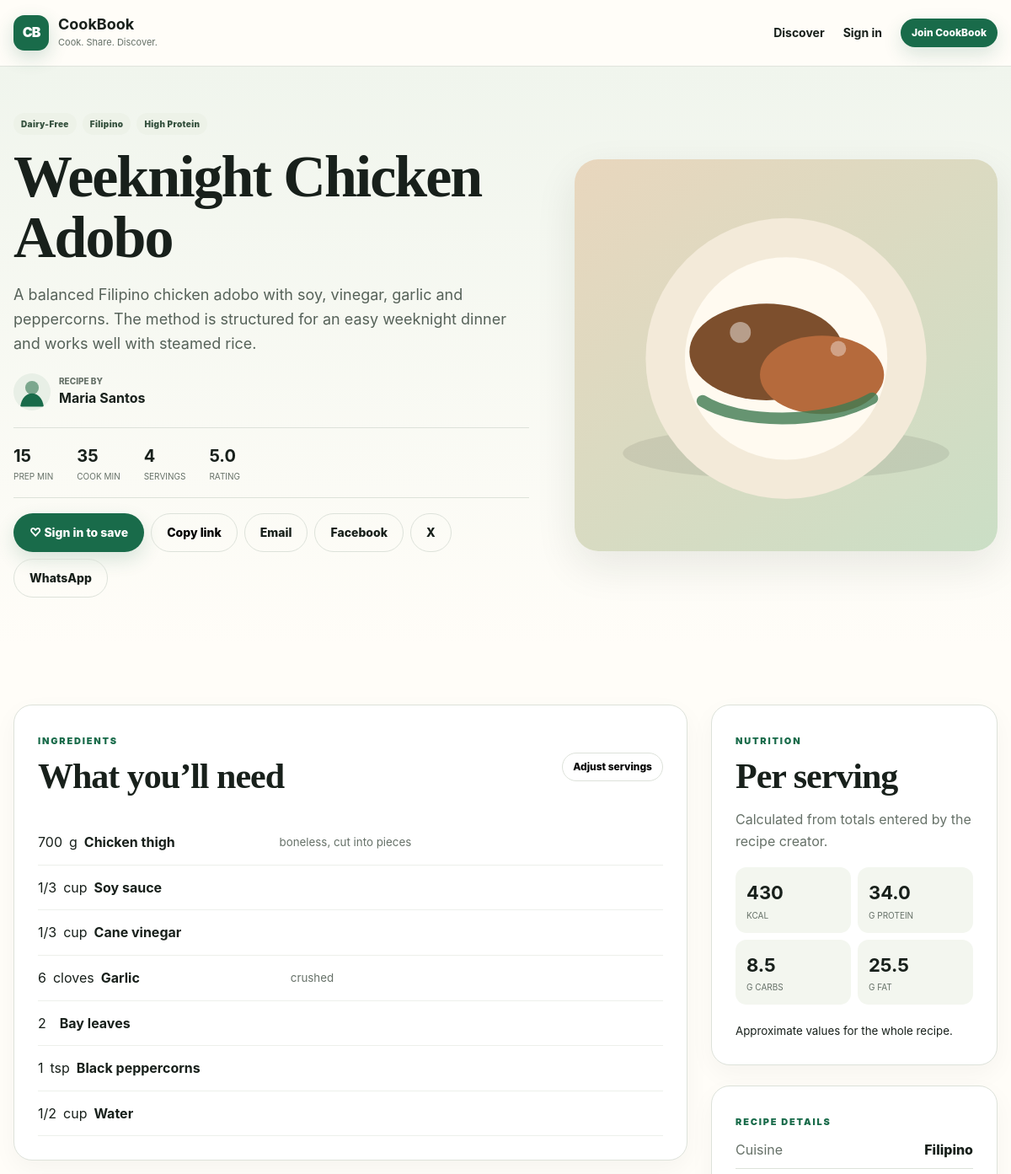
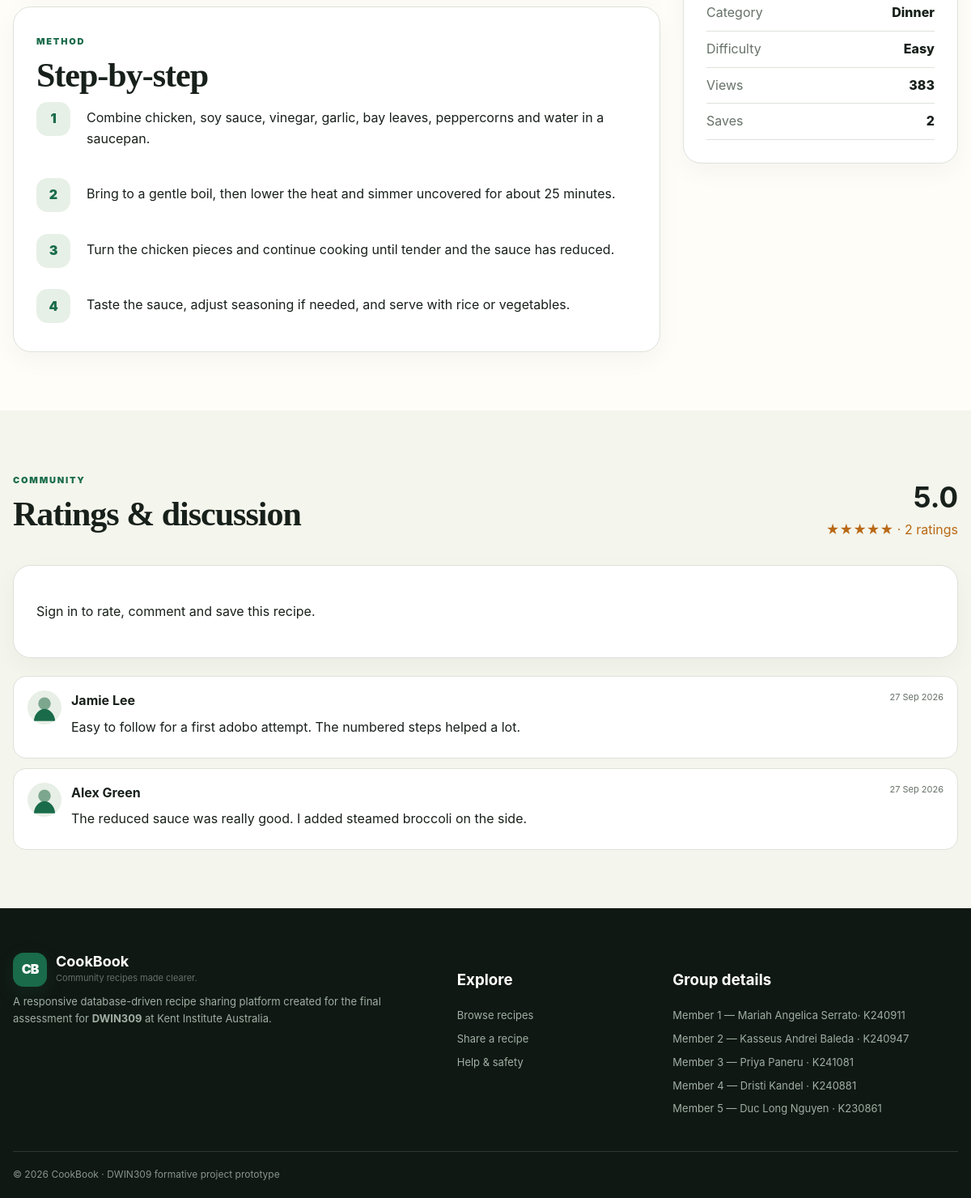
/recipe.php?id=1, run on the app's committed database (2 pictures, top to bottom).
### tables this page shows
CREATE TABLE recipes (
    id INT UNSIGNED AUTO_INCREMENT PRIMARY KEY,
    author_id INT UNSIGNED NOT NULL,
    title VARCHAR(150) NOT NULL,
    slug VARCHAR(190) NOT NULL UNIQUE,
    description TEXT NOT NULL,
    cuisine VARCHAR(80) NOT NULL,
    category VARCHAR(80) NOT NULL,
    difficulty ENUM('Easy','Medium','Hard') NOT NULL DEFAULT 'Easy',
    prep_minutes SMALLINT UNSIGNED NOT NULL DEFAULT 0,
    cook_minutes SMALLINT UNSIGNED NOT NULL DEFAULT 0,
    servings SMALLINT UNSIGNED NOT NULL DEFAULT 1,
    cover_image VARCHAR(255) NULL,
    video_url VARCHAR(500) NULL,
    status ENUM('pending','approved','rejected') NOT NULL DEFAULT 'pending',
    is_sponsored TINYINT(1) NOT NULL DEFAULT 0,
    is_premium TINYINT(1) NOT NULL DEFAULT 0,
    views INT UNSIGNED NOT NULL DEFAULT 0,
    published_at DATETIME NULL,
    created_at TIMESTAMP NOT NULL DEFAULT CURRENT_TIMESTAMP,
    updated_at TIMESTAMP NOT NULL DEFAULT CURRENT_TIMESTAMP ON UPDATE CURRENT_TIMESTAMP,
    CONSTRAINT fk_recipes_author FOREIGN KEY (author_id) REFERENCES users(id) ON DELETE CASCADE,
    INDEX idx_recipes_status_publish (status, published_at),
    INDEX idx_recipes_discovery (cuisine, category, difficulty),
    FULLTEXT INDEX ft_recipe_text (title, description)
);

CREATE TABLE users (
    id INT UNSIGNED AUTO_INCREMENT PRIMARY KEY,
    email VARCHAR(190) NOT NULL UNIQUE,
    display_name VARCHAR(80) NOT NULL,
    password_hash VARCHAR(255) NOT NULL,
    role ENUM('user','admin') NOT NULL DEFAULT 'user',
    bio VARCHAR(500) NULL,
    profile_image VARCHAR(255) NULL,
    dietary_preferences VARCHAR(255) NULL,
    is_active TINYINT(1) NOT NULL DEFAULT 1,
    created_at TIMESTAMP NOT NULL DEFAULT CURRENT_TIMESTAMP,
    updated_at TIMESTAMP NOT NULL DEFAULT CURRENT_TIMESTAMP ON UPDATE CURRENT_TIMESTAMP,
    INDEX idx_users_role_active (role, is_active)
);

CREATE TABLE ingredients (
    id INT UNSIGNED AUTO_INCREMENT PRIMARY KEY,
    recipe_id INT UNSIGNED NOT NULL,
    name VARCHAR(120) NOT NULL,
    quantity VARCHAR(30) NULL,
    unit VARCHAR(40) NULL,
    notes VARCHAR(180) NULL,
    image_path VARCHAR(255) NULL,
    sort_order SMALLINT UNSIGNED NOT NULL DEFAULT 0,
    CONSTRAINT fk_ingredients_recipe FOREIGN KEY (recipe_id) REFERENCES recipes(id) ON DELETE CASCADE,
    INDEX idx_ingredient_name (name),
    INDEX idx_ingredient_recipe (recipe_id, sort_order)
);

CREATE TABLE recipe_steps (
    id INT UNSIGNED AUTO_INCREMENT PRIMARY KEY,
    recipe_id INT UNSIGNED NOT NULL,
    step_number SMALLINT UNSIGNED NOT NULL,
    instruction TEXT NOT NULL,
    image_path VARCHAR(255) NULL,
    CONSTRAINT fk_steps_recipe FOREIGN KEY (recipe_id) REFERENCES recipes(id) ON DELETE CASCADE,
    UNIQUE KEY uq_recipe_step (recipe_id, step_number)
);

CREATE TABLE nutrition (
    recipe_id INT UNSIGNED PRIMARY KEY,
    calories_total DECIMAL(10,1) NOT NULL DEFAULT 0,
    protein_g_total DECIMAL(10,1) NOT NULL DEFAULT 0,
    carbs_g_total DECIMAL(10,1) NOT NULL DEFAULT 0,
    fat_g_total DECIMAL(10,1) NOT NULL DEFAULT 0,
    fibre_g_total DECIMAL(10,1) NOT NULL DEFAULT 0,
    sodium_mg_total DECIMAL(10,1) NOT NULL DEFAULT 0,
    notes VARCHAR(255) NULL,
    CONSTRAINT fk_nutrition_recipe FOREIGN KEY (recipe_id) REFERENCES recipes(id) ON DELETE CASCADE
);

CREATE TABLE comments (
    id INT UNSIGNED AUTO_INCREMENT PRIMARY KEY,
    user_id INT UNSIGNED NOT NULL,
    recipe_id INT UNSIGNED NOT NULL,
    body VARCHAR(1000) NOT NULL,
    status ENUM('approved','hidden') NOT NULL DEFAULT 'approved',
    created_at TIMESTAMP NOT NULL DEFAULT CURRENT_TIMESTAMP,
    CONSTRAINT fk_comments_user FOREIGN KEY (user_id) REFERENCES users(id) ON DELETE CASCADE,
    CONSTRAINT fk_comments_recipe FOREIGN KEY (recipe_id) REFERENCES recipes(id) ON DELETE CASCADE,
    INDEX idx_comments_recipe_status (recipe_id, status, created_at)
);

### config/db.php (called while the page is built, shortened)
<?php
function db(): PDO
{
    static $pdo = null;
    if ($pdo instanceof PDO) {
        return $pdo;
    }
    $dsn = sprintf('mysql:host=%s;port=%d;dbname=%s;charset=utf8mb4', DB_HOST, DB_PORT, DB_NAME);
    $pdo = new PDO($dsn, DB_USER, DB_PASS, [
        PDO::ATTR_ERRMODE => PDO::ERRMODE_EXCEPTION,
        PDO::ATTR_DEFAULT_FETCH_MODE => PDO::FETCH_ASSOC,
        PDO::ATTR_EMULATE_PREPARES => false,
    ]);
    return $pdo;
}

### classes/RecipeRepository.php (called while the page is built, shortened)
<?php
require_once __DIR__ . '/../config/db.php';
final class RecipeRepository
{
    private string $summarySql = '
        SELECT r.*,
               (r.prep_minutes + r.cook_minutes) AS total_minutes,
               u.display_name AS author_name,
               u.profile_image AS author_image,
               COALESCE(AVG(rt.rating), 0) AS avg_rating,
               COUNT(DISTINCT rt.id) AS rating_count,
               COUNT(DISTINCT f.id) AS favorite_count
        FROM recipes r
        JOIN users u ON u.id = r.author_id
        LEFT JOIN ratings rt ON rt.recipe_id = r.id
        LEFT JOIN favorites f ON f.recipe_id = r.id
    ';
    public function find(int $id, bool $allowUnapproved = false): ?array
    {
        $where = $allowUnapproved ? 'r.id = ?' : 'r.id = ? AND r.status = "approved"';
        $sql = $this->summarySql . ' WHERE ' . $where . ' GROUP BY r.id LIMIT 1';
        $stmt = db()->prepare($sql);
        $stmt->execute([$id]);
        return $stmt->fetch() ?: null;
    }
    public function ingredients(int $recipeId): array
    {
        $stmt = db()->prepare('SELECT * FROM ingredients WHERE recipe_id = ? ORDER BY sort_order, id');
        $stmt->execute([$recipeId]);
        return $stmt->fetchAll();
    }
    public function steps(int $recipeId): array
    {
        $stmt = db()->prepare('SELECT * FROM recipe_steps WHERE recipe_id = ? ORDER BY step_number');
        $stmt->execute([$recipeId]);
        return $stmt->fetchAll();
    }
    public function tags(int $recipeId): array
    {
        $stmt = db()->prepare('SELECT t.name FROM tags t JOIN recipe_tags rt ON rt.tag_id = t.id WHERE rt.recipe_id = ? ORDER BY t.name');
        $stmt->execute([$recipeId]);
        return $stmt->fetchAll(PDO::FETCH_COLUMN);
    }
    public function nutrition(int $recipeId): ?array
    {
        $stmt = db()->prepare('SELECT * FROM nutrition WHERE recipe_id = ? LIMIT 1');
        $stmt->execute([$recipeId]);
        return $stmt->fetch() ?: null;
    }
    public function comments(int $recipeId): array
    {
        $stmt = db()->prepare('SELECT c.*, u.display_name, u.profile_image FROM comments c JOIN users u ON u.id = c.user_id WHERE c.recipe_id = ? AND c.status = "approved" ORDER BY c.created_at DESC');
        $stmt->execute([$recipeId]);
        return $stmt->fetchAll();
    }
}

### includes/functions.php (called while the page is built, shortened)
<?php
require_once __DIR__ . '/../config/db.php';
function url(string $path = ''): string
{
    return APP_BASE . ($path !== '' ? '/' . ltrim($path, '/') : '');
}
function e(?string $value): string
{
    return htmlspecialchars((string)$value, ENT_QUOTES, 'UTF-8');
}
function current_user(): ?array
{
    return $_SESSION['user'] ?? null;
}
function is_logged_in(): bool
{
    return current_user() !== null;
}
function recipe_image(?string $path): string
{
    if ($path) {
        return url(ltrim($path, '/'));
    }
    return url('assets/images/recipe-placeholder.svg');
}
function avatar_url(?string $path): string
{
    return $path ? url(ltrim($path, '/')) : url('assets/images/avatar-placeholder.svg');
}
function stars(float $rating): string
{
    $rounded = (int)round($rating);
    return str_repeat('★', $rounded) . str_repeat('☆', max(0, 5 - $rounded));
}

### recipe.php (the view, shortened to what this page needs)
<?php
require_once __DIR__.'/includes/functions.php';
require_once __DIR__.'/classes/RecipeRepository.php';
$repo=new RecipeRepository();
$id=(int)($_GET['id']??0);
$recipe=$repo->find($id, true);
$repo->incrementViews($id);
$ingredients=$repo->ingredients($id);$steps=$repo->steps($id);$media=$repo->media($id);$tags=$repo->tags($id);$nutrition=$repo->nutrition($id);$comments=$repo->comments($id);
$isFav=false;$myRating=0;$folders=[];
$servings=max(1,(int)$recipe['servings']);
$shareUrl='http'.(!empty($_SERVER['HTTPS'])?'s':'').'://'.($_SERVER['HTTP_HOST']??'localhost').url('recipe.php?id='.$id);
$shareText='Try this CookBook recipe: '.$recipe['title'];
$pageTitle=$recipe['title'];require __DIR__.'/includes/header.php';
?>
<section class="recipe-detail-head"><div class="container recipe-detail-grid"><div><div class="tag-row"><?php if($recipe['is_sponsored']):?><span class="pill sponsored">Sponsored</span><?php endif;?><?php if($recipe['is_premium']):?><span class="pill premium">Premium</span><?php endif;?><?php foreach($tags as $tag):?><span class="tag"><?=e($tag)?></span><?php endforeach;?></div><h1><?=e($recipe['title'])?></h1><p class="lead"><?=e($recipe['description'])?></p><div class="author-row"><img src="<?=e(avatar_url($recipe['author_image']))?>" alt=""><div><span>Recipe by</span><a href="<?=e(url('profile.php?id='.(int)$recipe['author_id']))?>"><strong><?=e($recipe['author_name'])?></strong></a></div></div><div class="recipe-facts"><div><strong><?= (int)$recipe['prep_minutes'] ?></strong><span>prep min</span></div><div><strong><?= (int)$recipe['cook_minutes'] ?></strong><span>cook min</span></div><div><strong><?= (int)$recipe['servings'] ?></strong><span>servings</span></div><div><strong><?= number_format((float)$recipe['avg_rating'],1) ?></strong><span>rating</span></div></div><div class="recipe-actions"><?php if(is_logged_in()):?><form method="post" action="<?=e(url('favorite_action.php'))?>"><?=csrf_field()?><input type="hidden" name="recipe_id" value="<?=$id?>"><button class="button <?=$isFav?'button-secondary':'button-primary'?>"><?=$isFav?'♥ Saved':'♡ Save recipe'?></button></form><?php else:?><a class="button button-primary" href="<?=e(url('login.php'))?>">♡ Sign in to save</a><?php endif;?><?php if(is_logged_in()):?><a class="button button-ghost" href="<?=e(url('bookmarks.php?recipe_id='.$id))?>">Save to collection</a><?php endif;?><button class="button button-ghost copy-link" data-copy="<?=e($shareUrl)?>">Copy link</button><a class="button button-ghost" href="mailto:?subject=<?=rawurlencode($recipe['title'])?>&body=<?=rawurlencode($shareText.' '.$shareUrl)?>">Email</a><a class="button button-ghost" target="_blank" rel="noopener" href="https://www.facebook.com/sharer/sharer.php?u=<?=rawurlencode($shareUrl)?>">Facebook</a><a class="button button-ghost" target="_blank" rel="noopener" href="https://twitter.com/intent/tweet?text=<?=rawurlencode($shareText)?>&url=<?=rawurlencode($shareUrl)?>">X</a><a class="button button-ghost" target="_blank" rel="noopener" href="https://wa.me/?text=<?=rawurlencode($shareText.' '.$shareUrl)?>">WhatsApp</a></div></div><div class="recipe-cover"><img src="<?=e(recipe_image($recipe['cover_image']))?>" alt="<?=e($recipe['title'])?>"></div></div></section>
<section class="section container recipe-content-grid"><article class="recipe-main"><section class="panel"><div class="section-heading compact"><div><span class="eyebrow">Ingredients</span><h2>What you’ll need</h2></div><button class="button button-ghost button-small" type="button" data-serving-toggle data-base-servings="<?=$servings?>">Adjust servings</button></div><div class="ingredient-list" data-serving-list data-base-servings="<?=$servings?>"><?php foreach($ingredients as $i):?><div class="ingredient-row"><span class="ingredient-qty" data-qty="<?=e((string)$i['quantity'])?>"><?=e((string)$i['quantity'])?></span><span><?=e($i['unit'])?></span><strong><?=e($i['name'])?></strong><?php if($i['notes']):?><small><?=e($i['notes'])?></small><?php endif;?></div><?php endforeach;?></div></section><section class="panel"><span class="eyebrow">Method</span><h2>Step-by-step</h2><div class="steps-list"><?php foreach($steps as $step):?><article class="step-card"><span class="step-number"><?=$step['step_number']?></span><div><p><?=nl2br(e($step['instruction']))?></p></div></article><?php endforeach;?></div></section></article>
<aside class="recipe-side"><?php if($nutrition):?><section class="panel sticky-panel"><span class="eyebrow">Nutrition</span><h2>Per serving</h2><p class="muted">Calculated from totals entered by the recipe creator.</p><div class="nutrition-grid"><div><strong><?=round((float)$nutrition['calories_total']/$servings)?></strong><span>kcal</span></div><div><strong><?=number_format((float)$nutrition['protein_g_total']/$servings,1)?></strong><span>g protein</span></div><div><strong><?=number_format((float)$nutrition['carbs_g_total']/$servings,1)?></strong><span>g carbs</span></div><div><strong><?=number_format((float)$nutrition['fat_g_total']/$servings,1)?></strong><span>g fat</span></div></div><?php if($nutrition['notes']):?><small><?=e($nutrition['notes'])?></small><?php endif;?></section><?php endif;?><section class="panel"><span class="eyebrow">Recipe details</span><dl class="detail-list"><div><dt>Cuisine</dt><dd><?=e($recipe['cuisine'])?></dd></div><div><dt>Category</dt><dd><?=e($recipe['category'])?></dd></div><div><dt>Difficulty</dt><dd><?=e($recipe['difficulty'])?></dd></div><div><dt>Views</dt><dd><?=number_format((int)$recipe['views']+1)?></dd></div><div><dt>Saves</dt><dd><?=number_format((int)$recipe['favorite_count'])?></dd></div></dl></section></aside></section>
<section class="section section-soft"><div class="container"><div class="section-heading"><div><span class="eyebrow">Community</span><h2>Ratings & discussion</h2></div><div class="rating-large"><strong><?=number_format((float)$recipe['avg_rating'],1)?></strong><span><?=e(stars((float)$recipe['avg_rating']))?> · <?=$recipe['rating_count']?> ratings</span></div></div><?php if(is_logged_in()):?><div class="community-form-grid"><form class="panel" method="post" action="<?=e(url('rating_action.php'))?>"><?=csrf_field()?><input type="hidden" name="recipe_id" value="<?=$id?>"><h3>Your rating</h3><div class="rating-input"><?php for($n=1;$n<=5;$n++):?><label><input type="radio" name="rating" value="<?=$n?>" <?=$myRating===$n?'checked':''?>><span>★</span><small><?=$n?></small></label><?php endfor;?></div><button class="button button-secondary">Save rating</button></form><form class="panel" method="post" action="<?=e(url('comment_action.php'))?>"><?=csrf_field()?><input type="hidden" name="recipe_id" value="<?=$id?>"><h3>Join the discussion</h3><label class="sr-only" for="comment">Comment</label><textarea id="comment" name="body" rows="4" maxlength="1000" required placeholder="Share a cooking tip, question or feedback..."></textarea><button class="button button-primary">Post comment</button></form></div><?php else:?><div class="panel"><p><a href="<?=e(url('login.php'))?>">Sign in</a> to rate, comment and save this recipe.</p></div><?php endif;?><div class="comments-list"><?php if(!$comments):?><div class="empty-state"><p>No comments yet. Start the discussion.</p></div><?php endif;?><?php foreach($comments as $c):?><article class="comment"><img src="<?=e(avatar_url($c['profile_image']))?>" alt=""><div><header><strong><?=e($c['display_name'])?></strong><time><?=e(date('j M Y',strtotime($c['created_at'])))?></time></header><p><?=nl2br(e($c['body']))?></p></div></article><?php endforeach;?></div></div></section>
<?php require __DIR__.'/includes/footer.php'; ?>

### data on the page
recipes: title "Weeknight Chicken Adobo", description "A balanced Filipino chicken adobo with soy, vinegar, garlic and peppercorns. The method is structured for an easy weeknight dinner and works well with steamed rice.", author.display_name "Maria Santos", prep_minutes "15", cook_minutes "35", servings "4", cover_image (picture), cuisine "Filipino", category "Dinner", difficulty "Easy", (int)$recipe['views']+1 "383"
ingredients: quantity "700", unit "g", name "Chicken thigh", notes "boneless, cut into pieces"
ingredients: quantity "1/3", unit "cup", name "Soy sauce"
ingredients: quantity "1/3", unit "cup", name "Cane vinegar"
ingredients: quantity "6", unit "cloves", name "Garlic", notes "crushed"
ingredients: quantity "2", name "Bay leaves"
ingredients: quantity "1", unit "tsp", name "Black peppercorns"
ingredients: quantity "1/2", unit "cup", name "Water"
recipe_steps: step_number "1", instruction "Combine chicken, soy sauce, vinegar, garlic, bay leaves, peppercorns and water in a saucepan."
recipe_steps: step_number "2", instruction "Bring to a gentle boil, then lower the heat and simmer uncovered for about 25 minutes."
recipe_steps: step_number "3", instruction "Turn the chicken pieces and continue cooking until tender and the sauce has reduced."
recipe_steps: step_number "4", instruction "Taste the sauce, adjust seasoning if needed, and serve with rice or vegetables."
nutrition: (float)$nutrition['calories_total']/$servings "430", (float)$nutrition['protein_g_total']/$servings "34.0", (float)$nutrition['carbs_g_total']/$servings "8.5", (float)$nutrition['fat_g_total']/$servings "25.5", notes "Approximate values for the whole recipe."
comments: user.display_name "Jamie Lee", created_at "27 Sep 2026", body "Easy to follow for a first adobo attempt. The numbered steps helped a lot."
comments: user.display_name "Alex Green", created_at "27 Sep 2026", body "The reduced sauce was really good. I added steamed broccoli on the side."

### other printed values
$tag "Dairy-Free"
$tag "Filipino"
$tag "High Protein"
$recipe['avg_rating'] "5.0"
$recipe['favorite_count'] "2"
stars((float)$recipe['avg_rating']) "★★★★★"
$recipe['rating_count'] "2"
